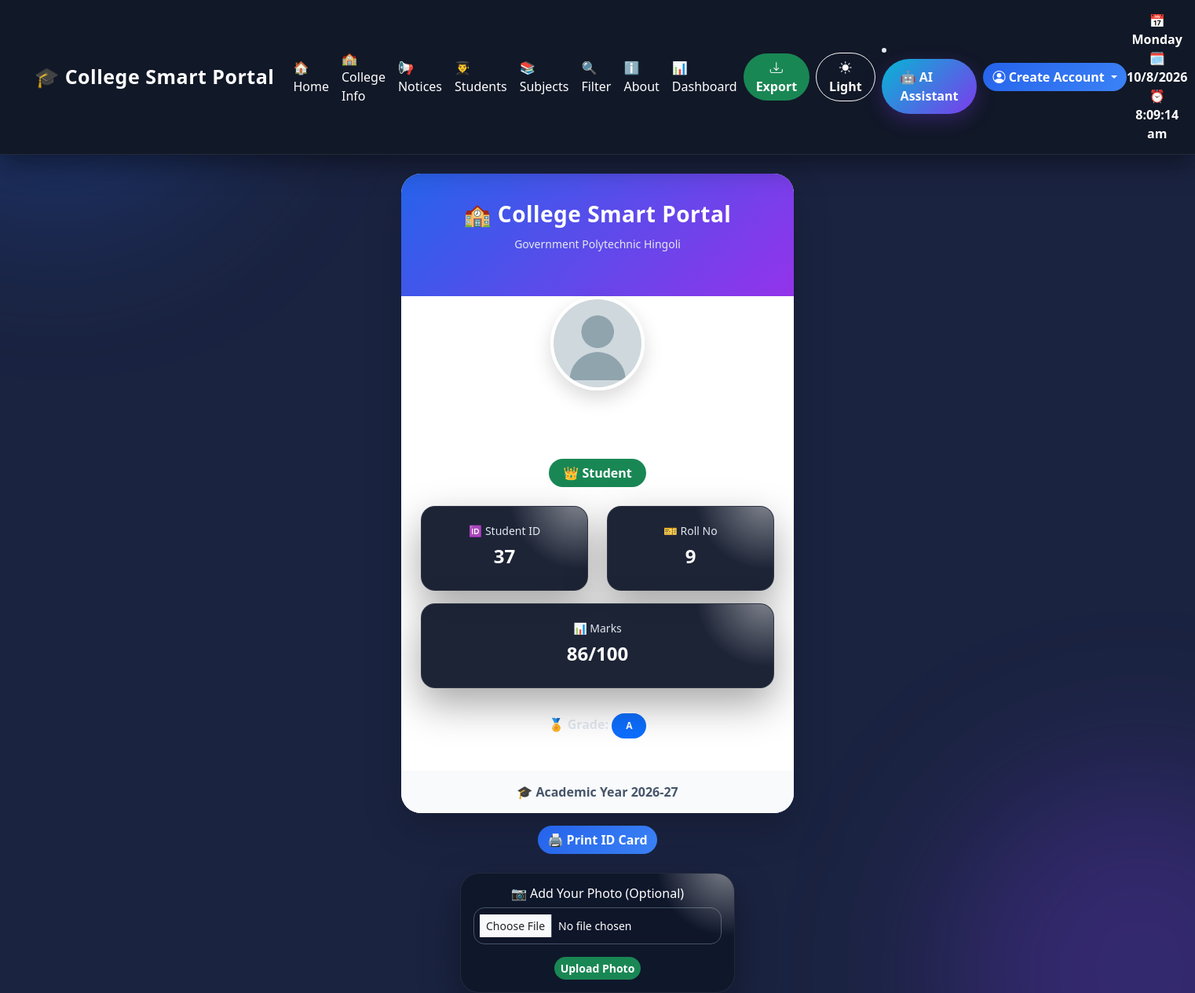
The app's page /id_card/37 with its own data.
### tables this page shows
CREATE TABLE stud (
            id INTEGER PRIMARY KEY AUTOINCREMENT,
            name TEXT NOT NULL,
            roll_no INTEGER NOT NULL,
            marks INTEGER NOT NULL
        , Subject TEXT, photo TEXT);

### app.py (the view)
@app.route('/id_card/<int:student_id>')
def id_card(student_id):
    db = get_db(MOHINI_DB)
    student = db.execute(
        "SELECT * FROM stud WHERE id=?",
        (student_id,)
    ).fetchone()
    return render_template( 'id-card.html', student=student )

### database.py (called while the page is built)
def get_db(MOHINI_DB):
    conn = sqlite3.connect(MOHINI_DB)
    conn.row_factory = sqlite3.Row
    return conn

### templates/id-card.html (shortened to what this page needs)
{% extends "base.html" %}
{% block content %}
<div class="container mt-4">
<div class="id-card">
    <div class="header">
     <h3>🏫 College Smart Portal</h3>
        <small>Government Polytechnic Hingoli</small>
    </div>
       <div class="text-center mb-3">
    {% if student.photo %}
    <img src="{{ url_for('static', filename='uploads/' + student.photo) }}"
         width="120"
         height="120"
         class="rounded-circle d-block mx-auto"
         style="object-fit: cover;">
    {% else %}
    <img src="{{ url_for('static', filename='uploads/default.png') }}"
         width="120"
         height="120"
         class="rounded-circle d-block mx-auto"
         style="object-fit: cover;">
    {% endif %}
</div>
    <div class="content">
        <h2>{{ student.name }}</h2>
            <span class="badge bg-success fs-6">
                👑 {{ session.get('role', 'Student')|title }}
            </span>
        <div class="row mt-4">
            <div class="col-6 mb-3">
                <div class="card info-card">
                    <small>🆔 Student ID</small>
                    <h4>{{ student.id }}</h4>
                </div>
            </div>
            <div class="col-6 mb-3">
                <div class="card info-card">
                    <small>🎫 Roll No</small>
                    <h4>{{ student.roll_no }}</h4>
                </div>
            </div>
            <div class="col-12 mb-3">
                <div class="card info-card">
                    <small>📊 Marks</small>
                    <h4>{{ student.marks }}/100</h4>
                </div>
            </div>
        </div>
        <p class="mt-3">
        <b>🏅 Grade:</b>
        {% if student.marks >= 90 %}
        <span class="badge bg-success"> A+ </span>
        {% elif student.marks >= 75 %}
            <span class="badge bg-primary"> A </span>
        {% elif student.marks >= 60 %}
            <span class="badge bg-warning text-dark">B   </span>
        {% else %}
            <span class="badge bg-danger">C</span>
        {% endif %}
        </p>
    </div>
    <div class="footer">🎓 Academic Year 2026-27</div>
</div>
<div class="text-center mt-3">
<button onclick="window.print();"
        class="btn btn-primary">
🖨️ Print ID Card
</button>
</div>
<div class="card mt-4 p-3 text-center photo-upload-card"
     style="max-width:350px; margin:auto;">
<h6>📷 Add Your Photo (Optional)</h6>
<form action="{{ url_for('upload_photo', id=student.id) }}"
      method="POST"
      enctype="multipart/form-data">
<input type="file"
       name="photo"
       class="form-control form-control-sm mb-3"
       accept="image/*">
<button type="submit"
        class="btn btn-success btn-sm">
Upload Photo
</button>
</form>
</div>
</div>
{% endblock %}

### templates/id-card.html (style rules this page uses)
body { background:#f1f5f9; }
.id-card { width:500px; margin:auto; background:white; border-radius:25px; overflow:hidden; box-shadow:0 20px 50px rgba(0,0,0,.18); transition:.3s; }
.header { background:linear-gradient(135deg,#2563eb,#9333ea); color:white; text-align:center; padding:35px 20px 55px; }
.header h3 { font-weight:700; letter-spacing:.5px; }
.content { padding:25px; text-align:center; }
.content h2 { font-weight:700; color:#1e293b; }
.info-card { border:none; border-radius:18px; background:white; padding:20px; box-shadow:0 8px 20px rgba(0,0,0,.08); transition:.3s; }
.info-card small { color:#64748b; font-size:14px; }
.info-card h4 { margin-top:8px; color:#2563eb; font-weight:700; }
.badge { padding:10px 18px; border-radius:20px; }
.footer { background:#f8fafc; text-align:center; padding:15px; color:#475569; font-weight:600; }

### records on screen
stud: id "37", roll_no "9", marks "86"

### other values on screen
{{ session['username'] if session.get('username') else 'Create Account' }} "Create Account"
{{ session.get('role', 'Student')|title }} "Student"
